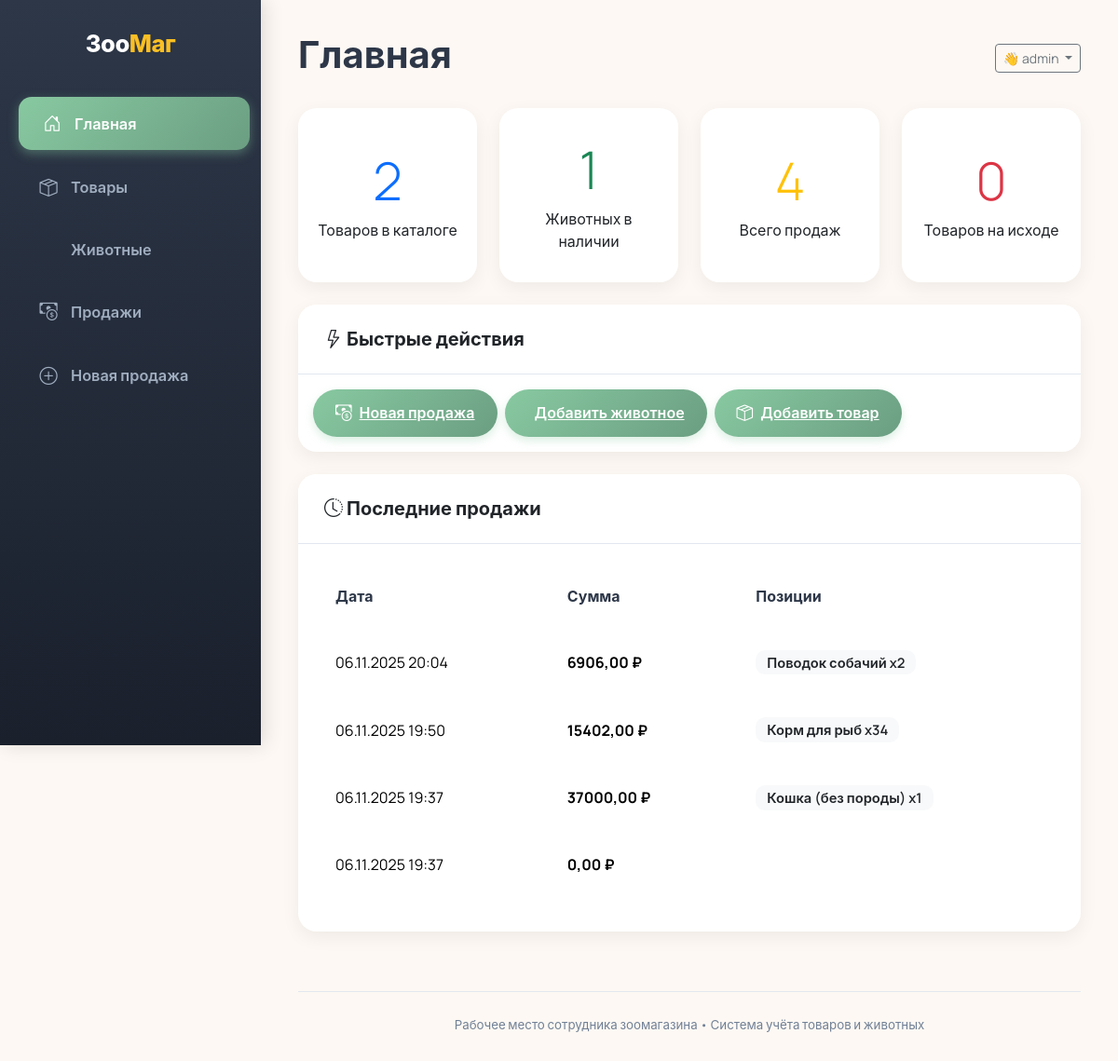
Screenshot of / (signed in) with the database file from the repository.
### sales/models.py (models this page shows, shortened)
class Sale(models.Model):
    date = models.DateTimeField(auto_now_add=True)
    total_amount = models.DecimalField(max_digits=10, decimal_places=2)

class SaleItem(models.Model):
    sale = models.ForeignKey(Sale, related_name='items', on_delete=models.CASCADE)
    product = models.ForeignKey(Product, null=True, blank=True, on_delete=models.SET_NULL)
    animal = models.ForeignKey(Animal, null=True, blank=True, on_delete=models.SET_NULL)
    quantity = models.PositiveIntegerField(default=1)
    price_at_sale = models.DecimalField(max_digits=10, decimal_places=2)
    def __str__(self):
        item = self.product or self.animal
        return f"{item} x{self.quantity}"

### products/models.py (models this page shows)
class Product(models.Model):
    name = models.CharField(max_length=200)
    description = models.TextField(blank=True)
    price = models.DecimalField(max_digits=10, decimal_places=2)
    stock = models.PositiveIntegerField(default=0)
    category = models.ForeignKey(Category, on_delete=models.CASCADE)
    image = models.ImageField(upload_to='products/', blank=True, null=True)
    def __str__(self):
        return self.name

class Animal(models.Model):
    SPECIES_CHOICES = [
        ('cat', 'Кошка'),
        ('dog', 'Собака'),
        ('bird', 'Птица'),
        ('fish', 'Рыбка'),
        ('rodent', 'Грызун'),
    ]
    GENDER_CHOICES = [('M', 'Самец'), ('F', 'Самка')]
    species = models.CharField(max_length=20, choices=SPECIES_CHOICES)
    breed = models.CharField(max_length=100, blank=True)
    age_months = models.PositiveIntegerField()
    gender = models.CharField(max_length=1, choices=GENDER_CHOICES)
    price = models.DecimalField(max_digits=10, decimal_places=2)
    is_available = models.BooleanField(default=True)
    image = models.ImageField(upload_to='animals/', blank=True, null=True)
    def __str__(self):
        return f"{self.get_species_display()} ({self.breed or 'без породы'})"

### products/views.py (the view)
# urls.py: path('', views.index, name='index'),
@login_required
def index(request):
    total_products = Product.objects.count()
    available_animals = Animal.objects.filter(is_available=True).count()
    total_sales = Sale.objects.count()
    low_stock_items = Product.objects.filter(stock__lt=5, stock__gt=0)
    low_stock_count = low_stock_items.count()
    recent_sales = Sale.objects.select_related().prefetch_related('items__product', 'items__animal').order_by('-date')[:5]
    context = {
        'total_products': total_products,
        'available_animals': available_animals,
        'total_sales': total_sales,
        'low_stock_count': low_stock_count,
        'low_stock_items': low_stock_items,
        'recent_sales': recent_sales,
    }
    return render(request, 'index.html', context)

### templates/index.html (shortened to what this page needs)
{% extends 'base.html' %}
{% block page_title %}Главная{% endblock %}
{% block content %}
<div class="row mb-4">
    <div class="col-md-3">
        <div class="card text-center h-100">
            <div class="card-body d-flex flex-column justify-content-center">
                <h2 class="display-4 text-primary">{{ total_products }}</h2>
                <p class="mb-0">Товаров в каталоге</p>
            </div>
        </div>
    </div>
    <div class="col-md-3">
        <div class="card text-center h-100">
            <div class="card-body d-flex flex-column justify-content-center">
                <h2 class="display-4 text-success">{{ available_animals }}</h2>
                <p class="mb-0">Животных в наличии</p>
            </div>
        </div>
    </div>
    <div class="col-md-3">
        <div class="card text-center h-100">
            <div class="card-body d-flex flex-column justify-content-center">
                <h2 class="display-4 text-warning">{{ total_sales }}</h2>
                <p class="mb-0">Всего продаж</p>
            </div>
        </div>
    </div>
    <div class="col-md-3">
        <div class="card text-center h-100">
            <div class="card-body d-flex flex-column justify-content-center">
                <h2 class="display-4 text-danger">{{ low_stock_count }}</h2>
                <p class="mb-0">Товаров на исходе</p>
            </div>
        </div>
    </div>
</div>
<div class="card mb-4">
    <div class="card-header">
        <i class="bi bi-lightning"></i> Быстрые действия
    </div>
    <div class="card-body">
        <div class="d-flex flex-wrap gap-2">
            <a href="{% url 'sale_create' %}" class="btn-fast-action">
                <i class="bi bi-cash-coin"></i> Новая продажа
            </a>
            <a href="{% url 'animal_create' %}" class="btn-fast-action">
                 Добавить животное
            </a>
            <a href="{% url 'product_create' %}" class="btn-fast-action">
                <i class="bi bi-box-seam"></i> Добавить товар
            </a>
        </div>
    </div>
</div>
<div class="card">
    <div class="card-header">
        <i class="bi bi-clock-history"></i> Последние продажи
    </div>
    <div class="card-body">
        {% if recent_sales %}
        <div class="table-responsive">
            <table class="table table-borderless">
                <thead>
                    <tr>
                        <th>Дата</th>
                        <th>Сумма</th>
                        <th>Позиции</th>
                    </tr>
                </thead>
                <tbody>
                    {% for sale in recent_sales %}
                    <tr>
                        <td>{{ sale.date|date:"d.m.Y H:i" }}</td>
                        <td><strong>{{ sale.total_amount }} ₽</strong></td>
                        <td>
                            {% for item in sale.items.all %}
                                <span class="badge bg-light text-dark me-1">{{ item }}</span>
                            {% endfor %}
                        </td>
                    </tr>
                    {% endfor %}
                </tbody>
            </table>
        </div>
        {% else %}
        <p class="text-muted">Продаж пока нет.</p>
        {% endif %}
    </div>
</div>
{% endblock %}

### templates/base.html (shortened to what this page needs)
<!DOCTYPE html>
<html lang="ru">
<head>
    <link href="https://cdn.jsdelivr.net/npm/bootstrap@5.3.3/dist/css/bootstrap.min.css" rel="stylesheet">
    <link rel="stylesheet" href="https://cdn.jsdelivr.net/npm/bootstrap-icons@1.11.3/font/bootstrap-icons.min.css">
</head>
<body>
    <nav class="sidebar">
        <div class="logo">Зоо<span>Маг</span></div>
        <ul class="nav flex-column">
            <li class="nav-item">
                <a class="nav-link {% if request.resolver_match.url_name == 'index' %}active{% endif %}" href="{% url 'index' %}">
                    <i class="bi bi-house-door"></i> Главная
                </a>
            </li>
            <li class="nav-item">
                <a class="nav-link {% if request.resolver_match.url_name == 'product_list' %}active{% endif %}" href="{% url 'product_list' %}">
                    <i class="bi bi-box-seam"></i> Товары
                </a>
            </li>
            <li class="nav-item">
                <a class="nav-link {% if request.resolver_match.url_name == 'animal_list' %}active{% endif %}" href="{% url 'animal_list' %}">
                     Животные
                </a>
            </li>
            <li class="nav-item">
                <a class="nav-link {% if request.resolver_match.url_name == 'sale_list' %}active{% endif %}" href="{% url 'sale_list' %}">
                    <i class="bi bi-cash-coin"></i> Продажи
                </a>
            </li>
            <li class="nav-item">
                <a class="nav-link {% if request.resolver_match.url_name == 'sale_create' %}active{% endif %}" href="{% url 'sale_create' %}">
                    <i class="bi bi-plus-circle"></i> Новая продажа
                </a>
            </li>
        </ul>
    </nav>
    <main class="main-content">
<div class="d-flex justify-content-between flex-wrap align-items-center mb-4">
    <h1>{% block page_title %}{% endblock %}</h1>
    {% if user.is_authenticated %}
        <div class="dropdown">
            <button class="btn btn-sm btn-outline-secondary dropdown-toggle" type="button" data-bs-toggle="dropdown">
                👋 {{ user.username }}
            </button>
        </div>
    {% endif %}
</div>
        {% block content %}{% endblock %}
        <footer>
            <small>Рабочее место сотрудника зоомагазина • Система учёта товаров и животных</small>
        </footer>
    </main>
</body>
</html>

### templates/base.html (style rules this page uses)
:root { --primary: #88c9a1; --primary-dark: #6b9e82; --accent: #fbbf24; --bg: #fdf8f3; --sidebar-bg: #2d3748; --text: #2d3748; --text-light: #718096; --border: #e2e8f0; --card-shadow: 0 6px 20px rgba(0,0,0,0.06); }
body { font-family: 'Manrope', -apple-system, BlinkMacSystemFont, 'Segoe UI', sans-serif; background-color: var(--bg); color: var(--text); overflow-x: hidden; margin: 0; padding: 0; }
.sidebar { background: linear-gradient(180deg, #2d3748 0%, #1a202c 100%); color: white; min-height: 100vh; padding-top: 28px; box-shadow: 4px 0 20px rgba(0,0,0,0.12); position: fixed; top: 0; left: 0; width: 280px; z-index: 1000; }
.sidebar .logo { font-weight: 800; font-size: 1.6rem; text-align: center; margin-bottom: 32px; color: white; letter-spacing: -0.5px; }
.sidebar .logo span { color: var(--accent); }
.sidebar .nav-link { color: #a0aec0; padding: 14px 24px; margin: 6px 16px; border-radius: 14px; font-weight: 600; font-size: 1.02rem; transition: all 0.3s cubic-bezier(0.25, 0.8, 0.25, 1); display: flex; align-items: center; gap: 12px; white-space: nowrap; }
.sidebar .nav-link i { font-size: 1.2rem; width: 24px; text-align: center; }
.sidebar .nav-link.active { color: white; background: linear-gradient(135deg, var(--primary), var(--primary-dark)); transform: translateX(4px); box-shadow: 0 4px 12px rgba(136, 201, 161, 0.4); }
.main-content { margin-left: 280px; padding: 32px 40px; transition: margin-left 0.4s ease; min-height: 100vh; background-color: var(--bg); position: relative; z-index: 999; }
h1, h2, h3, h4, h5, h6 { font-weight: 700; color: var(--text); line-height: 1.3; }
.card { border: none; border-radius: 20px; box-shadow: var(--card-shadow); margin-bottom: 32px; overflow: hidden; opacity: 0; transform: translateY(20px); animation: fadeInUp 0.6s forwards; }
.card:nth-child(3) { animation-delay: 0.2s; }
.card:nth-child(4) { animation-delay: 0.3s; }
.card-header { background: white; padding: 22px 28px; font-weight: 700; font-size: 1.25rem; border-bottom: 1px solid var(--border); }
.badge { font-weight: 600; padding: 6px 12px; border-radius: 10px; font-size: 0.92rem; }
.table { border-collapse: separate; border-spacing: 0 10px; }
.table th { font-weight: 700; color: var(--text); padding: 18px 24px; }
.table td { padding: 18px 24px; vertical-align: middle; background: white; border-radius: 12px; }
footer { margin-top: 4rem; text-align: center; color: var(--text-light); font-size: 0.95rem; padding-top: 1.5rem; border-top: 1px solid var(--border); }
.btn-fast-action { background: linear-gradient(135deg, #88c9a1, #6b9e82); color: white; border: none; padding: 12px 24px; font-weight: 600; border-radius: 50px; transition: all 0.3s cubic-bezier(0.34, 1.56, 0.64, 1); box-shadow: 0 4px 10px rgba(136, 201, 161, 0.3); min-width: 180px; text-align: center; display: flex; align-items: center; gap: 8px; }
.btn-fast-action i { font-size: 1.1rem; }

### rows the page displays
Sale: date "06.11.2025 20:04", total_amount "6906,00"
SaleItem: product+quantity "Поводок собачий x2"
Sale: date "06.11.2025 19:50", total_amount "15402,00"
SaleItem: product+quantity "Корм для рыб x34"
Sale: date "06.11.2025 19:37", total_amount "37000,00"
SaleItem: product+animal+quantity "Кошка (без породы) x1"
Sale: date "06.11.2025 19:37", total_amount "0,00"

### other values shown
{{ user.username }} "admin"
{{ total_products }} "2"
{{ available_animals }} "1"
{{ total_sales }} "4"
{{ low_stock_count }} "0"
